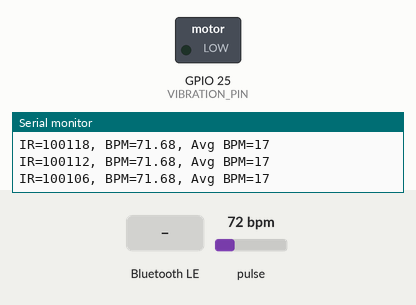
Recording of a sketch running on a simulated ESP32. Parts: switched loads named in the sketch (green lamp = pin HIGH), the last lines printed to the serial monitor. Inputs (shaded band) come from the test bench; at power-on: pulse 72 bpm. Nothing arrives over Bluetooth unless stated; a phone connects over Bluetooth LE 3 s after start.

Above: at 1.2 s.
1.3 s: Bluetooth LE write "1" received
At 2.1 s:
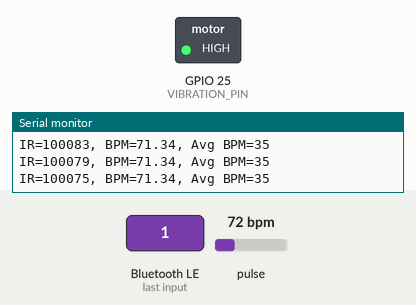
3.8 s: Bluetooth LE write "0" received
Timing chart, 0 to 6.8 s (numbered marks = the images above; inputs shaded):
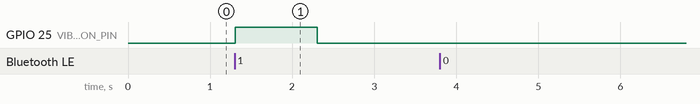

The sketch:

SmartBand_v1.ino
```cpp
/*
  MOMFIT SmartBand

  기준:
  - 심박 측정은 SparkFun Example5_HeartRate의 PBA 알고리즘과 beatAvg 계산 방식을 따른다.
  - 1초마다 프론트로 평균 심박수(beatAvg)를 전송한다.
  - 손가락 미착용 또는 평균값 준비 전에는 0을 전송한다.
  - 프론트에서 COMMAND_UUID로 "1"을 보내면 1초 동안 진동한다.
*/

#include <BLEDevice.h>
#include <BLEServer.h>
#include <BLEUtils.h>
#include <BLE2902.h>
#include <Wire.h>
#include "MAX30105.h"
#include "heartRate.h"

// 핀 설정
#define VIBRATION_PIN 25

// BLE UUID
#define SERVICE_UUID        "19b10000-e8f2-537e-4f6c-d104768a1214"
#define HEART_RATE_UUID     "19b10001-e8f2-537e-4f6c-d104768a1214"
#define COMMAND_UUID        "19b10002-e8f2-537e-4f6c-d104768a1214"

// BLE 객체
BLEServer* pServer = nullptr;
BLECharacteristic* pHeartRateCharacteristic = nullptr;
BLECharacteristic* pCommandCharacteristic = nullptr;
volatile bool deviceConnected = false;

// MAX30105 센서
MAX30105 particleSensor;

// Sample5_HeartRate 기준 심박 평균 변수
const byte RATE_SIZE = 4;     // 최근 4개 BPM 평균
byte rates[RATE_SIZE];        // byte 배열 사용
byte rateSpot = 0;
long lastBeat = 0;

float beatsPerMinute = 0;
int beatAvg = 0;

// 전송 주기: 1초마다 프론트로 값 전송
unsigned long previousSendMillis = 0;
const unsigned long SEND_INTERVAL = 1000;

// 손가락 감지 기준
const long NO_FINGER_THRESHOLD = 50000;

// 진동 제어
bool isVibrating = false;
unsigned long vibrationStartMillis = 0;
const unsigned long VIBRATION_DURATION = 1000;

void vibrationOn() {
  digitalWrite(VIBRATION_PIN, HIGH);
}

void vibrationOff() {
  digitalWrite(VIBRATION_PIN, LOW);
}

void startVibration() {
  vibrationOn();
  vibrationStartMillis = millis();
  isVibrating = true;
  Serial.println("진동 시작: 1초 동안 동작");
}

void resetHeartRateValues() {
  beatsPerMinute = 0;
  beatAvg = 0;
  lastBeat = 0;
  rateSpot = 0;

  for (byte i = 0; i < RATE_SIZE; i++) {
    rates[i] = 0;
  }
}

void notifyHeartRate(int bpm) {
  if (!deviceConnected || pHeartRateCharacteristic == nullptr) return;

  String bpmString = String(bpm);
  pHeartRateCharacteristic->setValue(bpmString.c_str());
  pHeartRateCharacteristic->notify();

  Serial.print("프론트로 전송한 BPM: ");
  Serial.println(bpmString);
}

class MomfitServerCallbacks : public BLEServerCallbacks {
  void onConnect(BLEServer* pServer) override {
    deviceConnected = true;
    Serial.println("프론트 연결 성공");
  }

  void onDisconnect(BLEServer* pServer) override {
    deviceConnected = false;
    Serial.println("프론트 연결 끊김. 다시 연결 대기 시작");
    pServer->getAdvertising()->start();
    Serial.println("프론트 연결 대기 중...");
  }
};

class CommandCallbacks : public BLECharacteristicCallbacks {
  void onWrite(BLECharacteristic* pCharacteristic) override {
    String value = pCharacteristic->getValue();
    if (value.length() == 0) return;

    Serial.print("프론트에서 받은 진동 명령: ");
    Serial.println(value);

    if (value == "1") {
      startVibration();
    } else if (value == "0") {
      vibrationOff();
      isVibrating = false;
      Serial.println("진동 강제 종료");
    }
  }
};

void setupBLE() {
  BLEDevice::init("MOMFIT_Wearable");

  pServer = BLEDevice::createServer();
  pServer->setCallbacks(new MomfitServerCallbacks());

  BLEService* pService = pServer->createService(SERVICE_UUID);

  pHeartRateCharacteristic = pService->createCharacteristic(
    HEART_RATE_UUID,
    BLECharacteristic::PROPERTY_READ | BLECharacteristic::PROPERTY_NOTIFY
  );
  pHeartRateCharacteristic->addDescriptor(new BLE2902());
  pHeartRateCharacteristic->setValue("0");

  pCommandCharacteristic = pService->createCharacteristic(
    COMMAND_UUID,
    BLECharacteristic::PROPERTY_WRITE
  );
  pCommandCharacteristic->setCallbacks(new CommandCallbacks());

  pService->start();

  BLEAdvertising* pAdvertising = BLEDevice::getAdvertising();
  pAdvertising->addServiceUUID(SERVICE_UUID);
  pAdvertising->setScanResponse(true);
  pAdvertising->setMinPreferred(0x06);
  pAdvertising->setMinPreferred(0x12);

  BLEDevice::startAdvertising();
  Serial.println("BLE 서버 시작 완료");
  Serial.println("프론트 연결 대기 중...");
}

void setupSensor() {
  Serial.println("MAX30105 센서 초기화 중...");

  if (!particleSensor.begin(Wire, I2C_SPEED_FAST)) {
    Serial.println("MAX30105를 찾을 수 없습니다. 배선/전원을 확인하세요.");
    while (1);
  }

  Serial.println("센서 초기화 완료. 손가락을 센서에 안정적으로 올려주세요.");

  // 기본 설정
  particleSensor.setup();
  particleSensor.setPulseAmplitudeRed(0x0A);
  particleSensor.setPulseAmplitudeGreen(0);

  resetHeartRateValues();
}

void setup() {
  Serial.begin(115200);
  Serial.println("MOMFIT SmartBand 시작");

  pinMode(VIBRATION_PIN, OUTPUT);
  vibrationOff();

  setupSensor();
  setupBLE();
}

void loop() {
  long irValue = particleSensor.getIR();

  // Sample5_HeartRate 예제의 심박 계산 방식 사용
  if (checkForBeat(irValue) == true) {
    long delta = millis() - lastBeat;
    lastBeat = millis();

    beatsPerMinute = 60 / (delta / 1000.0);

    if (beatsPerMinute < 255 && beatsPerMinute > 20) {
      rates[rateSpot++] = (byte)beatsPerMinute;
      rateSpot %= RATE_SIZE;

      beatAvg = 0;
      for (byte x = 0; x < RATE_SIZE; x++) {
        beatAvg += rates[x];
      }
      beatAvg /= RATE_SIZE;
    }
  }

  // 시리얼 모니터 확인용 로그
  Serial.print("IR=");
  Serial.print(irValue);
  Serial.print(", BPM=");
  Serial.print(beatsPerMinute);
  Serial.print(", Avg BPM=");
  Serial.print(beatAvg);

  if (irValue < NO_FINGER_THRESHOLD) {
    Serial.print(" No finger?");
  }
  Serial.println();

  // 1초마다 프론트로 평균 BPM 전송
  unsigned long currentMillis = millis();
  if (currentMillis - previousSendMillis >= SEND_INTERVAL) {
    previousSendMillis = currentMillis;

    if (irValue < NO_FINGER_THRESHOLD) {
      resetHeartRateValues();
      notifyHeartRate(0);
    } else {
      notifyHeartRate(beatAvg);
    }
  }

  // 진동 1초 후 자동 종료
  if (isVibrating && millis() - vibrationStartMillis >= VIBRATION_DURATION) {
    vibrationOff();
    isVibrating = false;
    Serial.println("진동 자동 종료");
  }
}
```

Measured:
- after the input at 1.3 s, GPIO 25 (VIBRATION_PIN): LOW → HIGH at once, → LOW 1.0 s later
